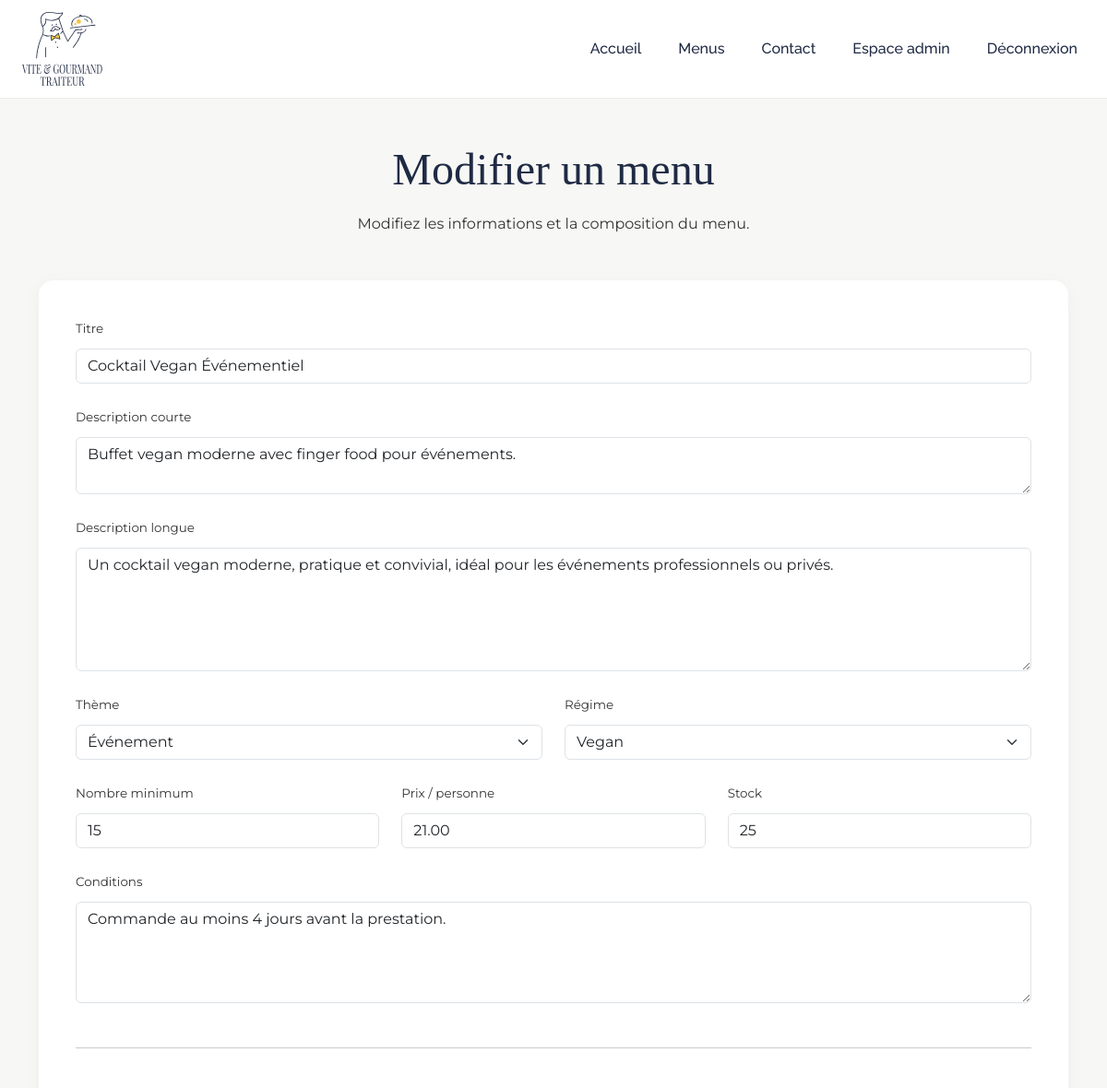
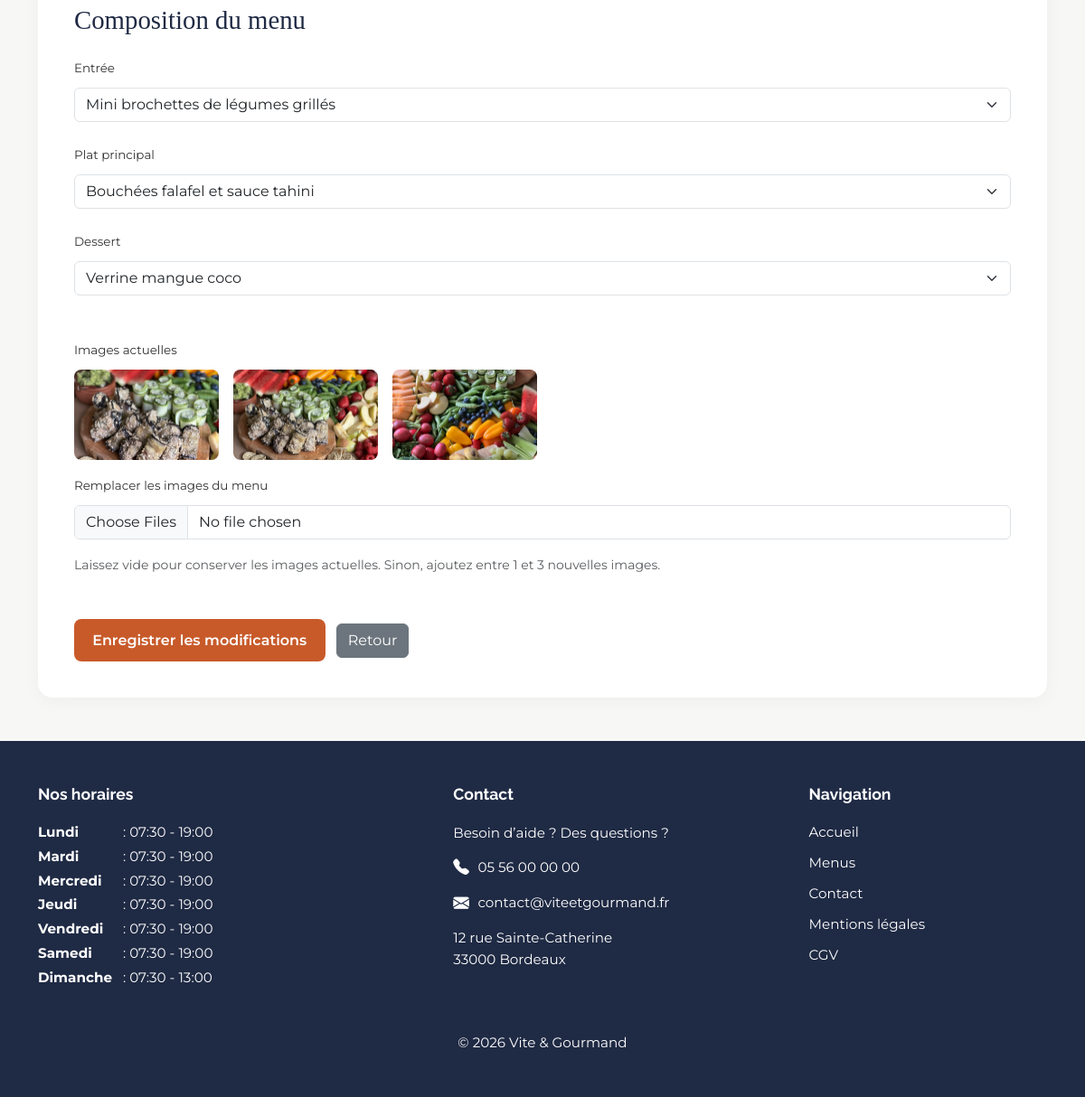
The app's page /public/index.php?url=employe-menu-edit&id=5 (signed in) with its own data (2 pictures, top to bottom).
### tables this page shows
CREATE TABLE menu (
    id INT AUTO_INCREMENT PRIMARY KEY,
    titre VARCHAR(100) NOT NULL,
    description_courte TEXT,
    description_longue TEXT,
    nb_personnes_min INT NOT NULL,
    prix_par_personne DECIMAL(10, 2) NOT NULL,
    stock INT NOT NULL,
    conditions TEXT,
    theme_id INT NOT NULL,
    regime_id INT NOT NULL,
    restaurant_id INT NOT NULL
);

CREATE TABLE theme (
    id INT AUTO_INCREMENT PRIMARY KEY,
    nom VARCHAR(50) NOT NULL UNIQUE
);

CREATE TABLE regime (
    id INT AUTO_INCREMENT PRIMARY KEY,
    nom VARCHAR(50) NOT NULL UNIQUE
);

CREATE TABLE image (
    id INT AUTO_INCREMENT PRIMARY KEY,
    url VARCHAR(255) NOT NULL,
    texte_alternatif VARCHAR(255),
    ordre_affichage INT NOT NULL,
    menu_id INT NOT NULL
);

CREATE TABLE horaire (
    id INT AUTO_INCREMENT PRIMARY KEY,
    jour_semaine ENUM('Lundi', 'Mardi', 'Mercredi', 'Jeudi', 'Vendredi', 'Samedi', 'Dimanche') NOT NULL,
    heure_ouverture TIME NOT NULL,
    heure_fermeture TIME NOT NULL,
    restaurant_id INT NOT NULL
);

### app/Controllers/EmployeeController.php (called while the page is built, shortened)
<?php
require_once __DIR__ . '/../Models/HoraireModel.php';
require_once __DIR__ . '/../Models/PlatModel.php';
require_once __DIR__ . '/../Models/MenuModel.php';
class EmployeeController
{
    public function editMenu(): void
    {
        $menuModel = new MenuModel();
        $platModel = new PlatModel();
        $menuId = (int) ($_GET['id'] ?? 0);
        $menu = $menuModel->getByIdForEmployee($menuId);
        $themes = $menuModel->getThemes();
        $regimes = $menuModel->getRegimes();
        $entrees = $platModel->getByType('Entrée');
        $platsPrincipaux = $platModel->getByType('Plat principal');
        $desserts = $platModel->getByType('Dessert');
        $images = $menuModel->getImagesByMenuId($menuId);
        $selectedPlats = [
            'Entrée' => 0,
            'Plat principal' => 0,
            'Dessert' => 0
        ];
        foreach ($menuModel->getPlatIdsByMenuId($menuId) as $plat) {
            $selectedPlats[$plat['type_plat']] = (int) $plat['id'];
        }
        require_once __DIR__ . '/../Views/pages/employee-menu-edit.php';
    }
}

### app/Models/MenuModel.php (called while the page is built, shortened)
<?php
class MenuModel
{
    public function getImagesByMenuId(int $id): array
    {
        $pdo = Database::getConnection();
        $sql = "
        SELECT url, texte_alternatif
        FROM image
        WHERE menu_id = ?
        ORDER BY ordre_affichage ASC
    ";
        $stmt = $pdo->prepare($sql);
        $stmt->execute([$id]);
        return $stmt->fetchAll();
    }
    public function getThemes(): array
    {
        $pdo = Database::getConnection();
        $stmt = $pdo->query("
        SELECT id, nom
        FROM theme
        ORDER BY nom ASC
    ");
        return $stmt->fetchAll();
    }
    public function getRegimes(): array
    {
        $pdo = Database::getConnection();
        $stmt = $pdo->query("
        SELECT id, nom
        FROM regime
        ORDER BY nom ASC
    ");
        return $stmt->fetchAll();
    }
    public function getByIdForEmployee(int $id): ?array
    {
        $pdo = Database::getConnection();
        $sql = "
        SELECT *
        FROM menu
        WHERE id = ?
    ";
        $stmt = $pdo->prepare($sql);
        $stmt->execute([$id]);
        $menu = $stmt->fetch();
        return $menu ?: null;
    }
    public function getPlatIdsByMenuId(int $menuId): array
    {
        $pdo = Database::getConnection();
        $sql = "
        SELECT plat.id, plat.type_plat
        FROM plat
        INNER JOIN menu_plat ON plat.id = menu_plat.plat_id
        WHERE menu_plat.menu_id = ?
    ";
        $stmt = $pdo->prepare($sql);
        $stmt->execute([$menuId]);
        return $stmt->fetchAll();
    }
}

### app/Models/PlatModel.php (called while the page is built, shortened)
<?php
class PlatModel
{
  public function getByType(string $type): array
  {
    $pdo = Database::getConnection();
    $stmt = $pdo->prepare("
        SELECT id, nom
        FROM plat
        WHERE type_plat = ?
        ORDER BY nom ASC
    ");
    $stmt->execute([$type]);
    return $stmt->fetchAll();
  }
}

### app/Models/HoraireModel.php (called while the page is built, shortened)
<?php
class HoraireModel
{
    public function getAll(): array
    {
        $pdo = Database::getConnection();
        $sql = "
            SELECT *
            FROM horaire
            ORDER BY FIELD(
                jour_semaine,
                'Lundi',
                'Mardi',
                'Mercredi',
                'Jeudi',
                'Vendredi',
                'Samedi',
                'Dimanche'
            )
        ";
        $stmt = $pdo->query($sql);
        return $stmt->fetchAll();
    }
}

### app/Views/pages/employee-menu-edit.php (the view, shortened to what this page needs)
<?php require_once __DIR__ . '/../layouts/header.php'; ?>
<main class="employee-management-page py-5">
    <section class="container">
        <div class="employee-management-header mb-5">
            <h1 class="employee-management-title">
                Modifier un menu
            </h1>
            <p class="employee-management-text">
                Modifiez les informations et la composition du menu.
            </p>
        </div>
        <div class="employee-management-card">
            <form method="POST" enctype="multipart/form-data">
                <div class="mb-4">
                    <label class="form-label">Titre</label>
                    <input
                        type="text"
                        name="titre"
                        class="form-control"
                        value="<?= htmlspecialchars($menu['titre']) ?>"
                        required>
                </div>
                <div class="mb-4">
                    <label class="form-label">Description courte</label>
                    <textarea
                        name="description_courte"
                        class="form-control"
                        rows="2"
                        required><?= htmlspecialchars($menu['description_courte']) ?></textarea>
                </div>
                <div class="mb-4">
                    <label class="form-label">Description longue</label>
                    <textarea
                        name="description_longue"
                        class="form-control"
                        rows="5"
                        required><?= htmlspecialchars($menu['description_longue']) ?></textarea>
                </div>
                <div class="row">
                    <div class="col-md-6 mb-4">
                        <label class="form-label">Thème</label>
                        <select name="theme_id" class="form-select" required>
                            <?php foreach ($themes as $theme): ?>
                                <option
                                    value="<?= (int) $theme['id'] ?>"
                                    <?= (int) $theme['id'] === (int) $menu['theme_id'] ? 'selected' : '' ?>>
                                    <?= htmlspecialchars($theme['nom']) ?>
                                </option>
                            <?php endforeach; ?>
                        </select>
                    </div>
                    <div class="col-md-6 mb-4">
                        <label class="form-label">Régime</label>
                        <select name="regime_id" class="form-select" required>
                            <?php foreach ($regimes as $regime): ?>
                                <option
                                    value="<?= (int) $regime['id'] ?>"
                                    <?= (int) $regime['id'] === (int) $menu['regime_id'] ? 'selected' : '' ?>>
                                    <?= htmlspecialchars($regime['nom']) ?>
                                </option>
                            <?php endforeach; ?>
                        </select>
                    </div>
                </div>
                <div class="row">
                    <div class="col-md-4 mb-4">
                        <label class="form-label">Nombre minimum</label>
                        <input
                            type="number"
                            name="nb_personnes_min"
                            class="form-control"
                            min="1"
                            value="<?= (int) $menu['nb_personnes_min'] ?>"
                            required>
                    </div>
                    <div class="col-md-4 mb-4">
                        <label class="form-label">Prix / personne</label>
                        <input
                            type="number"
                            name="prix_par_personne"
                            class="form-control"
                            step="0.01"
                            min="0"
                            value="<?= htmlspecialchars($menu['prix_par_personne']) ?>"
                            required>
                    </div>
                    <div class="col-md-4 mb-4">
                        <label class="form-label">Stock</label>
                        <input
                            type="number"
                            name="stock"
                            class="form-control"
                            min="0"
                            value="<?= (int) $menu['stock'] ?>"
                            required>
                    </div>
                </div>
                <div class="mb-4">
                    <label class="form-label">Conditions</label>
                    <textarea
                        name="conditions"
                        class="form-control"
                        rows="4"
                        required><?= htmlspecialchars($menu['conditions']) ?></textarea>
                </div>
                <hr class="my-5">
                <h3 class="employee-management-subtitle mb-4">
                    Composition du menu
                </h3>
                <div class="mb-4">
                    <label class="form-label">Entrée</label>
                    <select name="entree_id" class="form-select" required>
                        <?php foreach ($entrees as $plat): ?>
                            <option
                                value="<?= (int) $plat['id'] ?>"
                                <?= (int) $plat['id'] === (int) $selectedPlats['Entrée'] ? 'selected' : '' ?>>
                                <?= htmlspecialchars($plat['nom']) ?>
                            </option>
                        <?php endforeach; ?>
                    </select>
                </div>
                <div class="mb-4">
                    <label class="form-label">Plat principal</label>
                    <select name="plat_principal_id" class="form-select" required>
                        <?php foreach ($platsPrincipaux as $plat): ?>
                            <option
                                value="<?= (int) $plat['id'] ?>"
                                <?= (int) $plat['id'] === (int) $selectedPlats['Plat principal'] ? 'selected' : '' ?>>
                                <?= htmlspecialchars($plat['nom']) ?>
                            </option>
                        <?php endforeach; ?>
                    </select>
                </div>
                <div class="mb-5">
                    <label class="form-label">Dessert</label>
                    <select name="dessert_id" class="form-select" required>
                        <?php foreach ($desserts as $plat): ?>
                            <option
                                value="<?= (int) $plat['id'] ?>"
                                <?= (int) $plat['id'] === (int) $selectedPlats['Dessert'] ? 'selected' : '' ?>>
                                <?= htmlspecialchars($plat['nom']) ?>
                            </option>
                        <?php endforeach; ?>
                    </select>
                </div>
                <div class="mb-5">
                    <label class="form-label">Images actuelles</label>
                    <div class="d-flex gap-3 flex-wrap mb-3">
                        <?php foreach ($images as $image): ?>
                            <img
                                src="<?= BASE_URL ?>/<?= htmlspecialchars($image['url']) ?>"
                                alt="<?= htmlspecialchars($image['texte_alternatif'] ?? $menu['titre']) ?>"
                                style="width: 160px; height: 100px; object-fit: cover; border-radius: 8px;">
                        <?php endforeach; ?>
                    </div>
                    <label class="form-label">Remplacer les images du menu</label>
                    <input
                        type="file"
                        id="menuImagesInput"
                        name="images[]"
                        class="form-control"
                        accept="image/jpeg,image/png,image/webp"
                        multiple>
                    <small class="form-text text-muted">
                        Laissez vide pour conserver les images actuelles. Sinon, ajoutez entre 1 et 3 nouvelles images.
                    </small>
                </div>
                <button type="submit" class="btn employee-management-btn">
                    Enregistrer les modifications
                </button>
                <a href="index.php?url=employe-menus" class="btn btn-secondary ms-2">
                    Retour
                </a>
            </form>
        </div>
    </section>
</main>
<?php require_once __DIR__ . '/../layouts/footer.php'; ?>

### app/Views/layouts/footer.php (shortened to what this page needs)
<?php
require_once __DIR__ . '/../../Models/HoraireModel.php';
$horaireModel = new HoraireModel();
$footerHoraires = $horaireModel->getAll();
?>
<footer class="site-footer">
    <div class="container">
        <div class="footer-grid">
            <div class="footer-column">
                <h3 class="footer-hours-title">
                    Nos horaires
                </h3>
                <div class="footer-hours-list">
                    <?php foreach ($footerHoraires as $horaire): ?>
                        <p class="footer-hours">
                            <strong>
                                <?= htmlspecialchars($horaire['jour_semaine']) ?>
                            </strong>
                            :
                            <?= htmlspecialchars(substr($horaire['heure_ouverture'], 0, 5)) ?>
                            -
                            <?= htmlspecialchars(substr($horaire['heure_fermeture'], 0, 5)) ?>
                        </p>
                    <?php endforeach; ?>
                </div>
            </div>
            <div class="footer-column">
                <h3 class="footer-hours-title">
                    Contact
                </h3>
                <p class="footer-help">
                    Besoin d’aide ? Des questions ?
                </p>
                <a href="tel:+33556000000" class="footer-contact-link">
                    <i class="bi bi-telephone-fill"></i>
                    05 56 00 00 00
                </a>
                <a href="mailto:contact@viteetgourmand.fr"
                    class="footer-contact-link footer-email">
                    <i class="bi bi-envelope-fill"></i>
                    contact@viteetgourmand.fr
                </a>
                <p class="footer-address">
                    12 rue Sainte-Catherine<br>
                    33000 Bordeaux
                </p>
            </div>
            <div class="footer-column">
                <h3 class="footer-hours-title">
                    Navigation
                </h3>
                <nav class="footer-links">
                    <a href="<?= BASE_URL ?>/index.php?url=accueil">
                        Accueil
                    </a>
                    <a href="<?= BASE_URL ?>/index.php?url=menus">
                        Menus
                    </a>
                    <a href="<?= BASE_URL ?>/index.php?url=contact">
                        Contact
                    </a>
                    <a href="<?= BASE_URL ?>/index.php?url=mentions-legales">
                        Mentions légales
                    </a>
                    <a href="<?= BASE_URL ?>/index.php?url=cgv">
                        CGV
                    </a>
                </nav>
            </div>
        </div>
        <p class="footer-copyright mt-5 mb-0">
            © 2026 Vite & Gourmand
        </p>
    </div>
</footer>
</body>
</html>

### records on screen
menu: titre "Cocktail Vegan Événementiel", description_courte "Buffet vegan moderne avec finger food pour événements.", description_longue "Un cocktail vegan moderne, pratique et convivial, idéal pour les événements professionnels ou privés.", theme_id "Événement", regime_id "Vegan", nb_personnes_min "15", prix_par_personne "21.00", stock "25", conditions "Commande au moins 4 jours avant la prestation."
image: url (picture)
image: url (picture)
image: url (picture)
horaire: jour_semaine "Lundi", heure_ouverture "07:30", heure_fermeture "19:00"
horaire: jour_semaine "Mardi", heure_ouverture "07:30", heure_fermeture "19:00"
horaire: jour_semaine "Mercredi", heure_ouverture "07:30", heure_fermeture "19:00"
horaire: jour_semaine "Jeudi", heure_ouverture "07:30", heure_fermeture "19:00"
horaire: jour_semaine "Vendredi", heure_ouverture "07:30", heure_fermeture "19:00"
horaire: jour_semaine "Samedi", heure_ouverture "07:30", heure_fermeture "19:00"
horaire: jour_semaine "Dimanche", heure_ouverture "07:30", heure_fermeture "13:00"

### other values on screen
form field entree_id "Mini brochettes de légumes grillés"
form field plat_principal_id "Bouchées falafel et sauce tahini"
form field dessert_id "Verrine mangue coco"
